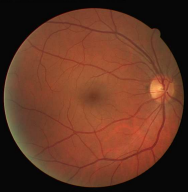
#> input picture opencv/src/ganteiBlood.png, 188 x 192 px, found by its file name
$ python affine.py
#> lines starting #> are read from the running program, lines starting #| are printed output that depends on the picture
"""
移動や回転などのアフィン変換を行う

input :対象画像
output :変換画像
"""
import cv2
import numpy as np


def affine(img,moveX,moveY,angle,ratio):
    height,width = img.shape[:2]
    afn_mat = np.float32([[1,0,moveX],[0,1,moveY]])
    rot_mat = cv2.getRotationMatrix2D((width/2,height/2),angle,ratio)
    img_afn = cv2.warpAffine(img,afn_mat,(width,height))
    rot_afn = cv2.warpAffine(img_afn,rot_mat,(width,height))

    return rot_afn


if __name__ == "__main__":
    img = cv2.imread("opencv\src\ganteiBlood.png",0)
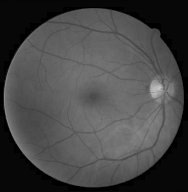
#> img: shape (192, 188); min 0, max 198, mean 70.2
    affine_img = affine(img,moveX=0,moveY=0,angle=40,ratio=1)
#> in affine, `rot_afn = cv2.warpAffine(img_afn,rot_mat,(width,height))`:
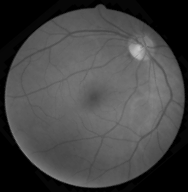
#> rot_afn: shape (192, 188); min 0, max 195, mean 69
    cv2.imshow("affine_img",affine_img)
    cv2.waitKey(0)
    cv2.destroyAllWindows()
